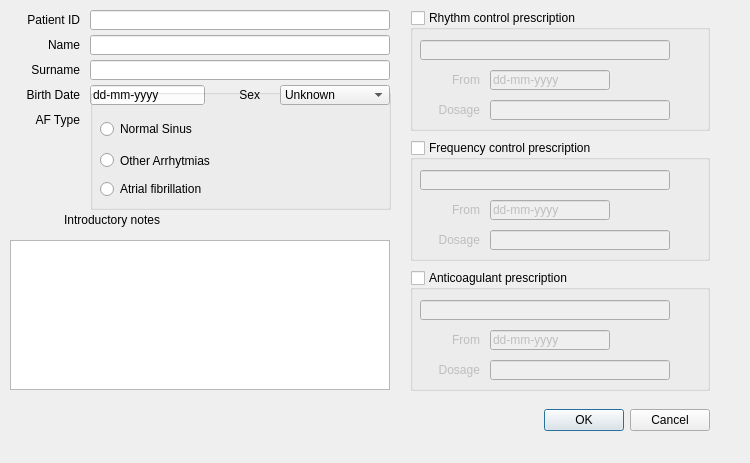
<?xml version="1.0" encoding="UTF-8"?>
<ui version="4.0">
 <class>PatientDialog</class>
 <widget class="QDialog" name="PatientDialog">
  <property name="geometry">
   <rect>
    <x>0</x>
    <y>0</y>
    <width>750</width>
    <height>463</height>
   </rect>
  </property>
  <property name="windowTitle">
   <string>Insert subject Data</string>
  </property>
  <widget class="QDialogButtonBox" name="buttonBox">
   <property name="geometry">
    <rect>
     <x>540</x>
     <y>400</y>
     <width>170</width>
     <height>40</height>
    </rect>
   </property>
   <property name="orientation">
    <enum>Qt::Horizontal</enum>
   </property>
   <property name="standardButtons">
    <set>QDialogButtonBox::Cancel|QDialogButtonBox::Ok</set>
   </property>
  </widget>
  <widget class="QLabel" name="labelID">
   <property name="geometry">
    <rect>
     <x>10</x>
     <y>10</y>
     <width>70</width>
     <height>20</height>
    </rect>
   </property>
   <property name="text">
    <string>Patient ID</string>
   </property>
   <property name="alignment">
    <set>Qt::AlignRight|Qt::AlignTrailing|Qt::AlignVCenter</set>
   </property>
  </widget>
  <widget class="QLineEdit" name="IdEdit">
   <property name="geometry">
    <rect>
     <x>90</x>
     <y>10</y>
     <width>300</width>
     <height>20</height>
    </rect>
   </property>
   <property name="text">
    <string/>
   </property>
  </widget>
  <widget class="QLabel" name="labelName">
   <property name="geometry">
    <rect>
     <x>10</x>
     <y>35</y>
     <width>70</width>
     <height>20</height>
    </rect>
   </property>
   <property name="text">
    <string>Name</string>
   </property>
   <property name="alignment">
    <set>Qt::AlignRight|Qt::AlignTrailing|Qt::AlignVCenter</set>
   </property>
  </widget>
  <widget class="QLabel" name="labelSurname">
   <property name="geometry">
    <rect>
     <x>10</x>
     <y>60</y>
     <width>70</width>
     <height>20</height>
    </rect>
   </property>
   <property name="text">
    <string>Surname</string>
   </property>
   <property name="alignment">
    <set>Qt::AlignRight|Qt::AlignTrailing|Qt::AlignVCenter</set>
   </property>
  </widget>
  <widget class="QLineEdit" name="NameEdit">
   <property name="geometry">
    <rect>
     <x>90</x>
     <y>35</y>
     <width>300</width>
     <height>20</height>
    </rect>
   </property>
   <property name="text">
    <string/>
   </property>
  </widget>
  <widget class="QLineEdit" name="SurnameEdit">
   <property name="geometry">
    <rect>
     <x>90</x>
     <y>60</y>
     <width>300</width>
     <height>20</height>
    </rect>
   </property>
   <property name="text">
    <string/>
   </property>
  </widget>
  <widget class="QLabel" name="labelBirth">
   <property name="geometry">
    <rect>
     <x>10</x>
     <y>85</y>
     <width>70</width>
     <height>20</height>
    </rect>
   </property>
   <property name="text">
    <string>Birth Date</string>
   </property>
   <property name="alignment">
    <set>Qt::AlignRight|Qt::AlignTrailing|Qt::AlignVCenter</set>
   </property>
  </widget>
  <widget class="QLineEdit" name="birthdayEdit">
   <property name="geometry">
    <rect>
     <x>90</x>
     <y>85</y>
     <width>115</width>
     <height>20</height>
    </rect>
   </property>
   <property name="autoFillBackground">
    <bool>true</bool>
   </property>
   <property name="text">
    <string>dd-mm-yyyy</string>
   </property>
  </widget>
  <widget class="QLabel" name="labelSex">
   <property name="geometry">
    <rect>
     <x>200</x>
     <y>85</y>
     <width>60</width>
     <height>20</height>
    </rect>
   </property>
   <property name="text">
    <string>Sex</string>
   </property>
   <property name="alignment">
    <set>Qt::AlignRight|Qt::AlignTrailing|Qt::AlignVCenter</set>
   </property>
  </widget>
  <widget class="QLabel" name="labelAFType">
   <property name="geometry">
    <rect>
     <x>10</x>
     <y>110</y>
     <width>70</width>
     <height>20</height>
    </rect>
   </property>
   <property name="text">
    <string>AF Type</string>
   </property>
   <property name="alignment">
    <set>Qt::AlignRight|Qt::AlignTrailing|Qt::AlignVCenter</set>
   </property>
  </widget>
  <widget class="QGroupBox" name="groupAFType">
   <property name="geometry">
    <rect>
     <x>90</x>
     <y>89</y>
     <width>301</width>
     <height>121</height>
    </rect>
   </property>
   <property name="title">
    <string/>
   </property>
   <property name="flat">
    <bool>false</bool>
   </property>
   <property name="checkable">
    <bool>false</bool>
   </property>
   <widget class="QRadioButton" name="radioNormal">
    <property name="geometry">
     <rect>
      <x>10</x>
      <y>30</y>
      <width>120</width>
      <height>20</height>
     </rect>
    </property>
    <property name="text">
     <string>Normal Sinus</string>
    </property>
   </widget>
   <widget class="QRadioButton" name="radioApc">
    <property name="geometry">
     <rect>
      <x>10</x>
      <y>60</y>
      <width>200</width>
      <height>23</height>
     </rect>
    </property>
    <property name="text">
     <string>Other Arrhytmias</string>
    </property>
   </widget>
   <widget class="QRadioButton" name="radioAf">
    <property name="geometry">
     <rect>
      <x>10</x>
      <y>90</y>
      <width>180</width>
      <height>20</height>
     </rect>
    </property>
    <property name="text">
     <string>Atrial fibrillation</string>
    </property>
   </widget>
  </widget>
  <widget class="QGroupBox" name="groupRhy">
   <property name="geometry">
    <rect>
     <x>410</x>
     <y>10</y>
     <width>300</width>
     <height>121</height>
    </rect>
   </property>
   <property name="title">
    <string>Rhythm control prescription</string>
   </property>
   <property name="checkable">
    <bool>true</bool>
   </property>
   <property name="checked">
    <bool>false</bool>
   </property>
   <widget class="QLineEdit" name="rhyTreaEdit">
    <property name="geometry">
     <rect>
      <x>10</x>
      <y>30</y>
      <width>250</width>
      <height>20</height>
     </rect>
    </property>
    <property name="text">
     <string/>
    </property>
   </widget>
   <widget class="QLabel" name="labelRhyFrom">
    <property name="geometry">
     <rect>
      <x>10</x>
      <y>60</y>
      <width>60</width>
      <height>20</height>
     </rect>
    </property>
    <property name="text">
     <string>From</string>
    </property>
    <property name="alignment">
     <set>Qt::AlignRight|Qt::AlignTrailing|Qt::AlignVCenter</set>
    </property>
   </widget>
   <widget class="QLineEdit" name="rhyTreaFrom">
    <property name="geometry">
     <rect>
      <x>80</x>
      <y>60</y>
      <width>120</width>
      <height>20</height>
     </rect>
    </property>
    <property name="autoFillBackground">
     <bool>true</bool>
    </property>
    <property name="text">
     <string>dd-mm-yyyy</string>
    </property>
   </widget>
   <widget class="QLabel" name="labelRhyDose">
    <property name="geometry">
     <rect>
      <x>10</x>
      <y>90</y>
      <width>60</width>
      <height>20</height>
     </rect>
    </property>
    <property name="text">
     <string>Dosage</string>
    </property>
    <property name="alignment">
     <set>Qt::AlignRight|Qt::AlignTrailing|Qt::AlignVCenter</set>
    </property>
   </widget>
   <widget class="QLineEdit" name="rhyTreaDose">
    <property name="geometry">
     <rect>
      <x>80</x>
      <y>90</y>
      <width>180</width>
      <height>20</height>
     </rect>
    </property>
    <property name="autoFillBackground">
     <bool>true</bool>
    </property>
    <property name="text">
     <string/>
    </property>
   </widget>
  </widget>
  <widget class="QGroupBox" name="groupFreq">
   <property name="geometry">
    <rect>
     <x>410</x>
     <y>140</y>
     <width>300</width>
     <height>121</height>
    </rect>
   </property>
   <property name="title">
    <string>Frequency control prescription</string>
   </property>
   <property name="checkable">
    <bool>true</bool>
   </property>
   <property name="checked">
    <bool>false</bool>
   </property>
   <widget class="QLineEdit" name="freqTreaEdit">
    <property name="geometry">
     <rect>
      <x>10</x>
      <y>30</y>
      <width>250</width>
      <height>20</height>
     </rect>
    </property>
    <property name="text">
     <string/>
    </property>
   </widget>
   <widget class="QLabel" name="labelFreqFrom">
    <property name="geometry">
     <rect>
      <x>10</x>
      <y>60</y>
      <width>60</width>
      <height>20</height>
     </rect>
    </property>
    <property name="text">
     <string>From</string>
    </property>
    <property name="alignment">
     <set>Qt::AlignRight|Qt::AlignTrailing|Qt::AlignVCenter</set>
    </property>
   </widget>
   <widget class="QLineEdit" name="freqTreaFrom">
    <property name="geometry">
     <rect>
      <x>80</x>
      <y>60</y>
      <width>120</width>
      <height>20</height>
     </rect>
    </property>
    <property name="autoFillBackground">
     <bool>true</bool>
    </property>
    <property name="text">
     <string>dd-mm-yyyy</string>
    </property>
   </widget>
   <widget class="QLabel" name="labelFreqDose">
    <property name="geometry">
     <rect>
      <x>10</x>
      <y>90</y>
      <width>60</width>
      <height>20</height>
     </rect>
    </property>
    <property name="text">
     <string>Dosage</string>
    </property>
    <property name="alignment">
     <set>Qt::AlignRight|Qt::AlignTrailing|Qt::AlignVCenter</set>
    </property>
   </widget>
   <widget class="QLineEdit" name="freqTreaDose">
    <property name="geometry">
     <rect>
      <x>80</x>
      <y>90</y>
      <width>180</width>
      <height>20</height>
     </rect>
    </property>
    <property name="autoFillBackground">
     <bool>true</bool>
    </property>
    <property name="text">
     <string/>
    </property>
   </widget>
  </widget>
  <widget class="QGroupBox" name="groupAntic">
   <property name="geometry">
    <rect>
     <x>410</x>
     <y>270</y>
     <width>300</width>
     <height>121</height>
    </rect>
   </property>
   <property name="title">
    <string>Anticoagulant prescription</string>
   </property>
   <property name="checkable">
    <bool>true</bool>
   </property>
   <property name="checked">
    <bool>false</bool>
   </property>
   <widget class="QLineEdit" name="anticTreaEdit">
    <property name="geometry">
     <rect>
      <x>10</x>
      <y>30</y>
      <width>250</width>
      <height>20</height>
     </rect>
    </property>
    <property name="text">
     <string/>
    </property>
   </widget>
   <widget class="QLabel" name="labelAnticFrom">
    <property name="geometry">
     <rect>
      <x>10</x>
      <y>60</y>
      <width>60</width>
      <height>20</height>
     </rect>
    </property>
    <property name="text">
     <string>From</string>
    </property>
    <property name="alignment">
     <set>Qt::AlignRight|Qt::AlignTrailing|Qt::AlignVCenter</set>
    </property>
   </widget>
   <widget class="QLineEdit" name="anticTreaFrom">
    <property name="geometry">
     <rect>
      <x>80</x>
      <y>60</y>
      <width>120</width>
      <height>20</height>
     </rect>
    </property>
    <property name="autoFillBackground">
     <bool>true</bool>
    </property>
    <property name="text">
     <string>dd-mm-yyyy</string>
    </property>
   </widget>
   <widget class="QLabel" name="labelAnticDose">
    <property name="geometry">
     <rect>
      <x>10</x>
      <y>90</y>
      <width>60</width>
      <height>20</height>
     </rect>
    </property>
    <property name="text">
     <string>Dosage</string>
    </property>
    <property name="alignment">
     <set>Qt::AlignRight|Qt::AlignTrailing|Qt::AlignVCenter</set>
    </property>
   </widget>
   <widget class="QLineEdit" name="anticTreaDose">
    <property name="geometry">
     <rect>
      <x>80</x>
      <y>90</y>
      <width>180</width>
      <height>20</height>
     </rect>
    </property>
    <property name="autoFillBackground">
     <bool>true</bool>
    </property>
    <property name="text">
     <string/>
    </property>
   </widget>
  </widget>
  <widget class="QLabel" name="labelNotes">
   <property name="geometry">
    <rect>
     <x>10</x>
     <y>210</y>
     <width>150</width>
     <height>20</height>
    </rect>
   </property>
   <property name="text">
    <string>Introductory notes</string>
   </property>
   <property name="alignment">
    <set>Qt::AlignRight|Qt::AlignTrailing|Qt::AlignVCenter</set>
   </property>
  </widget>
  <widget class="QPlainTextEdit" name="notesEdit">
   <property name="geometry">
    <rect>
     <x>10</x>
     <y>240</y>
     <width>380</width>
     <height>150</height>
    </rect>
   </property>
  </widget>
  <widget class="QComboBox" name="sexCBox">
   <property name="geometry">
    <rect>
     <x>280</x>
     <y>85</y>
     <width>110</width>
     <height>20</height>
    </rect>
   </property>
   <item>
    <property name="text">
     <string>Unknown</string>
    </property>
   </item>
   <item>
    <property name="text">
     <string>M</string>
    </property>
   </item>
   <item>
    <property name="text">
     <string>F</string>
    </property>
   </item>
  </widget>
 </widget>
 <resources/>
 <connections>
  <connection>
   <sender>buttonBox</sender>
   <signal>accepted()</signal>
   <receiver>PatientDialog</receiver>
   <slot>accept()</slot>
   <hints>
    <hint type="sourcelabel">
     <x>248</x>
     <y>254</y>
    </hint>
    <hint type="destinationlabel">
     <x>157</x>
     <y>274</y>
    </hint>
   </hints>
  </connection>
  <connection>
   <sender>buttonBox</sender>
   <signal>rejected()</signal>
   <receiver>PatientDialog</receiver>
   <slot>reject()</slot>
   <hints>
    <hint type="sourcelabel">
     <x>316</x>
     <y>260</y>
    </hint>
    <hint type="destinationlabel">
     <x>286</x>
     <y>274</y>
    </hint>
   </hints>
  </connection>
 </connections>
</ui>
